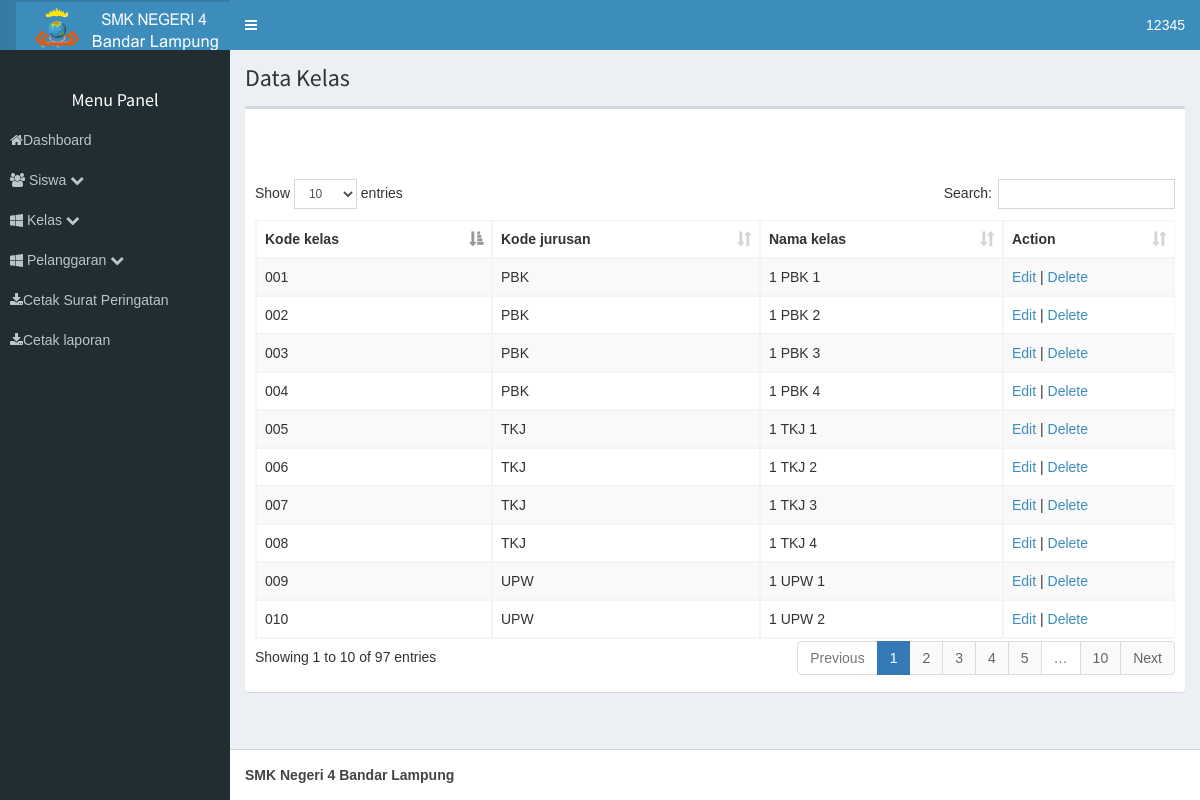
/2/kelas.php (signed in), run on the app's committed database.
### tables this page shows
CREATE TABLE IF NOT EXISTS `kelas` (
  `Kode_kelas` varchar(5) NOT NULL,
  `Kode_jurusan` varchar(3) NOT NULL,
  `Nama_kelas` varchar(7) NOT NULL
);

### 2/dt_kelas.php (the view, shortened to what this page needs)
<thead>
	<tr>
	   <th>Kode kelas</th>
		<th>Kode jurusan</th>
		<th>Nama kelas</th>
		<th>Action</th>
	</tr>
</thead>
<tbody>
	<?php
		$querykelas = mysqli_query ($konek, "SELECT Kode_kelas,Kode_jurusan,Nama_kelas FROM kelas");
		while ($kelas = mysqli_fetch_array ($querykelas)){
			echo "
				<tr>
				     <td>$kelas[Kode_kelas]</td>
					<td>$kelas[Kode_jurusan]</td>
					<td>$kelas[Nama_kelas]</td>
					<td>
						<a href='kelas_modal_edit.php?id=$kelas[Kode_kelas]'>Edit</a> |
				       <a href='#' onClick='confirm_delete(\"kelas_delete.php?Kode_kelas=$kelas[Kode_kelas]\")'>Delete</a>
					</td>
				</tr>";}?>
</tbody>

### aset/menubar.css (style rules this page uses)
html, body { font-family: Arial, Helvetica, sans-serif; }

### data on the page
kelas: Kode_kelas "001", Kode_jurusan "PBK", Nama_kelas "1 PBK 1"
kelas: Kode_kelas "002", Kode_jurusan "PBK", Nama_kelas "1 PBK 2"
kelas: Kode_kelas "003", Kode_jurusan "PBK", Nama_kelas "1 PBK 3"
kelas: Kode_kelas "004", Kode_jurusan "PBK", Nama_kelas "1 PBK 4"
kelas: Kode_kelas "005", Kode_jurusan "TKJ", Nama_kelas "1 TKJ 1"
kelas: Kode_kelas "006", Kode_jurusan "TKJ", Nama_kelas "1 TKJ 2"
kelas: Kode_kelas "007", Kode_jurusan "TKJ", Nama_kelas "1 TKJ 3"
kelas: Kode_kelas "008", Kode_jurusan "TKJ", Nama_kelas "1 TKJ 4"
kelas: Kode_kelas "009", Kode_jurusan "UPW", Nama_kelas "1 UPW 1"
kelas: Kode_kelas "010", Kode_jurusan "UPW", Nama_kelas "1 UPW 2"

### other printed values
$_SESSION["NIP"] "12345"
